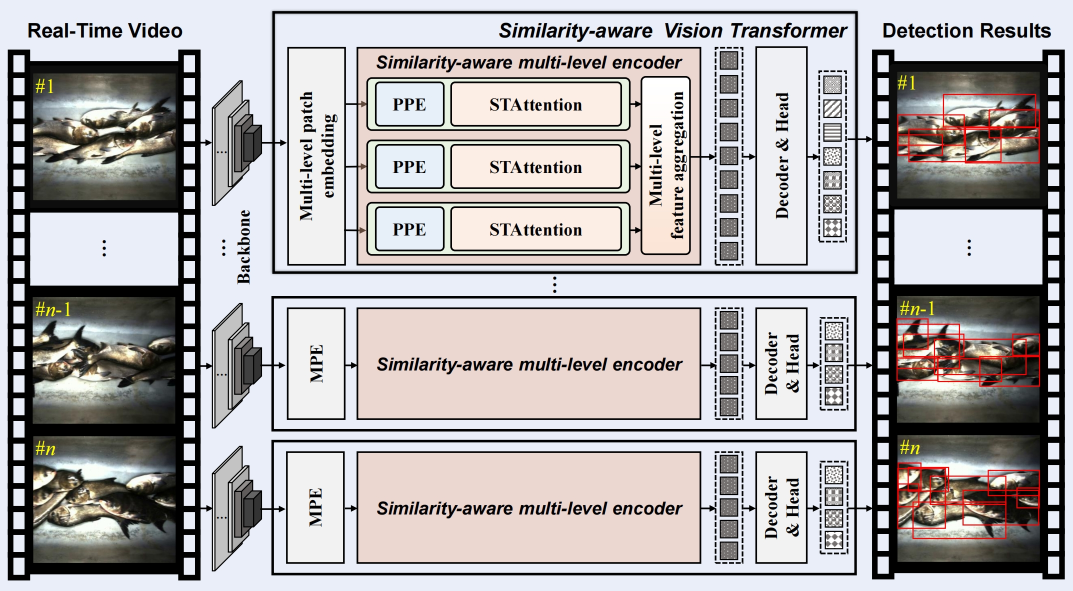
#> input picture images/1.jpg, 2145 x 1181 px (shown at 1/2 size)
$ python -i camera_motion_compensation.py   (imports and definitions only)
#> lines starting #> are read from the running program, lines starting #| are printed output that depends on the picture
#> further down, picture is the input picture: shape (1181, 2145, 3); mean B, G, R 172.2, 171.1, 174.4
import cv2
import numpy as np
import copy
import matplotlib.pyplot as plt

"""GMC Module"""
class GMC:
    def __init__(self, method='orb', downscale=2, verbose=None):
        super(GMC, self).__init__()

        self.method = method
        self.downscale = max(1, int(downscale))

        if self.method == 'orb':
            self.detector = cv2.FastFeatureDetector_create(20)
            self.extractor = cv2.ORB_create()
            self.matcher = cv2.BFMatcher(cv2.NORM_HAMMING)

        elif self.method == 'sift':
            self.detector = cv2.SIFT_create(nOctaveLayers=3, contrastThreshold=0.02, edgeThreshold=20)
            self.extractor = cv2.SIFT_create(nOctaveLayers=3, contrastThreshold=0.02, edgeThreshold=20)
            self.matcher = cv2.BFMatcher(cv2.NORM_L2)

        elif self.method == 'ecc':
            number_of_iterations = 100
            termination_eps = 1e-5
            self.warp_mode = cv2.MOTION_EUCLIDEAN
            self.criteria = (cv2.TERM_CRITERIA_EPS | cv2.TERM_CRITERIA_COUNT, number_of_iterations, termination_eps)

        elif self.method == 'file' or self.method == 'files':
            seqName = verbose[0]
            ablation = verbose[1]
            if ablation:
                filePath = r'tracker/GMC_files/MOT17_ablation'
            else:
                filePath = r'tracker/GMC_files/MOTChallenge'

            if '-FRCNN' in seqName:
                seqName = seqName[:-6]
            elif '-DPM' in seqName:
                seqName = seqName[:-4]
            elif '-SDP' in seqName:
                seqName = seqName[:-4]

            self.gmcFile = open(filePath + "/GMC-" + seqName + ".txt", 'r')

            if self.gmcFile is None:
                raise ValueError("Error: Unable to open GMC file in directory:" + filePath)
        elif self.method == 'none' or self.method == 'None':
            self.method = 'none'
        else:
            raise ValueError("Error: Unknown CMC method:" + method)

        self.prevFrame = None
        self.prevKeyPoints = None
        self.prevDescriptors = None

        self.initializedFirstFrame = False

    def apply(self, raw_frame, detections=None):
        if self.method == 'orb' or self.method == 'sift':
            return self.applyFeaures(raw_frame, detections)
        elif self.method == 'ecc':
            return self.applyEcc(raw_frame, detections)
        elif self.method == 'file':
            return self.applyFile(raw_frame, detections)
        elif self.method == 'none':
            return np.eye(2, 3)
        else:
            return np.eye(2, 3)

    # [32 lines left out: function applyEcc, not called in this run]

    def applyFeaures(self, raw_frame, detections=None):

        # Initialize
        height, width, _ = raw_frame.shape
#> height = 1181; width = 2145
        frame = cv2.cvtColor(raw_frame, cv2.COLOR_BGR2GRAY)
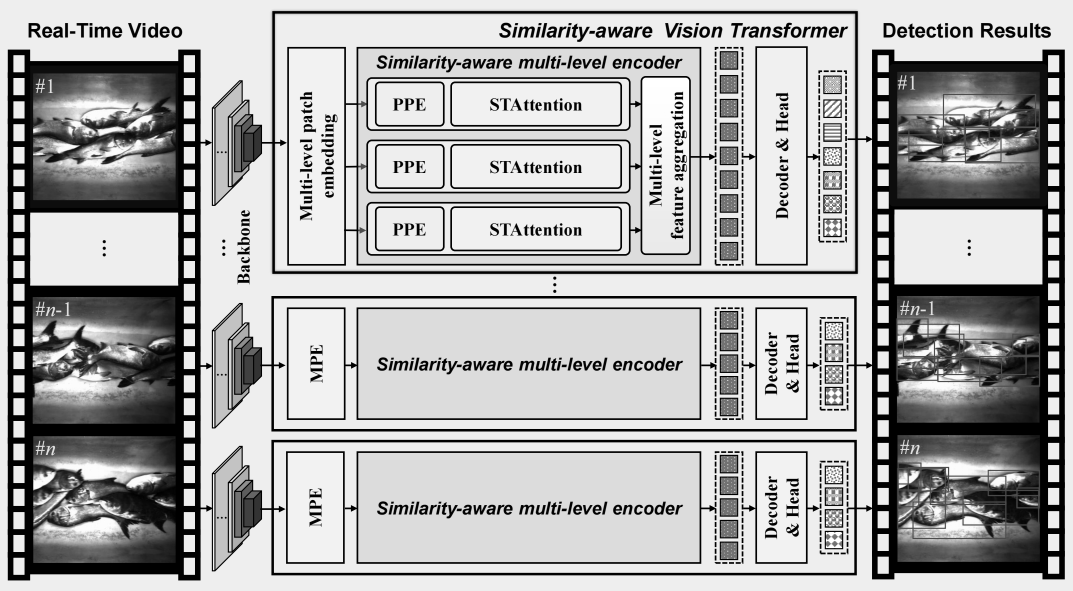
#> frame: shape (1181, 2145) (shown at 1/2 size); min 0, max 255, mean 172.2
        H = np.eye(2, 3)

        # Downscale image (TODO: consider using pyramids)
        if self.downscale > 1.0:
            # frame = cv2.GaussianBlur(frame, (3, 3), 1.5)
            frame = cv2.resize(frame, (width // self.downscale, height // self.downscale))
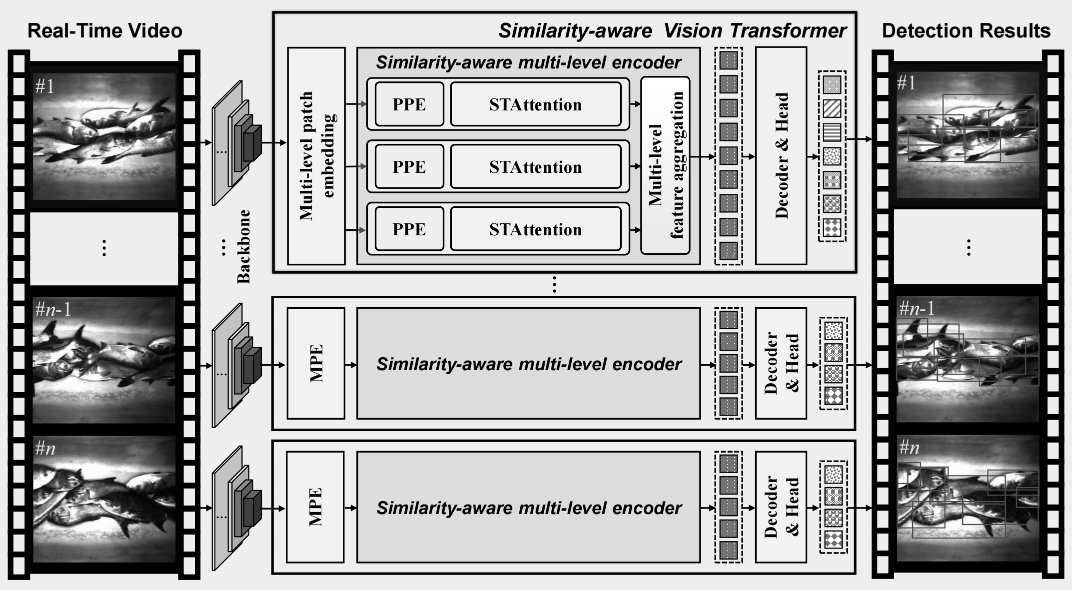
#> frame: shape (590, 1072); min 0, max 255, mean 172.3
            width = width // self.downscale
#> width = 1072
            height = height // self.downscale
#> height = 590

        # find the keypoints
        mask = np.zeros_like(frame)
        # mask[int(0.05 * height): int(0.95 * height), int(0.05 * width): int(0.95 * width)] = 255
        mask[int(0.02 * height): int(0.98 * height), int(0.02 * width): int(0.98 * width)] = 255
        if detections is not None:
            for det in detections:
                tlbr = (det[:4] / self.downscale).astype(np.int_)
                mask[tlbr[1]:tlbr[3], tlbr[0]:tlbr[2]] = 0

        keypoints = self.detector.detect(frame, mask)
#> keypoints = 5417 keypoints; strongest (x, y, size): (681, 123, 7), (675, 93, 7), (671, 112, 7), (681, 112, 7)

        # compute the descriptors
        keypoints, descriptors = self.extractor.compute(frame, keypoints)
#> keypoints = 5033 keypoints; strongest (x, y, size): (681, 123, 7), (675, 93, 7), (671, 112, 7), (681, 112, 7)

        # Handle first frame
        if not self.initializedFirstFrame:
            # Initialize data
            self.prevFrame = frame.copy()
            self.prevKeyPoints = copy.copy(keypoints)
#> self.prevKeyPoints has the same summary as keypoints
            self.prevDescriptors = copy.copy(descriptors)

            # Initialization done
            self.initializedFirstFrame = True

            return H

        # Match descriptors.
        knnMatches = self.matcher.knnMatch(self.prevDescriptors, descriptors, 2)

        # Filtered matches based on smallest spatial distance
        matches = []
        spatialDistances = []

        maxSpatialDistance = 0.25 * np.array([width, height])

        # Handle empty matches case
        if len(knnMatches) == 0:
            # Store to next iteration
            self.prevFrame = frame.copy()
            self.prevKeyPoints = copy.copy(keypoints)
            self.prevDescriptors = copy.copy(descriptors)

            return H

        for m, n in knnMatches:
            if m.distance < 0.9 * n.distance:
                prevKeyPointLocation = self.prevKeyPoints[m.queryIdx].pt
                currKeyPointLocation = keypoints[m.trainIdx].pt

                spatialDistance = (prevKeyPointLocation[0] - currKeyPointLocation[0],
                                   prevKeyPointLocation[1] - currKeyPointLocation[1])

                if (np.abs(spatialDistance[0]) < maxSpatialDistance[0]) and \
                        (np.abs(spatialDistance[1]) < maxSpatialDistance[1]):
                    spatialDistances.append(spatialDistance)
                    matches.append(m)

        meanSpatialDistances = np.mean(spatialDistances, 0)
        stdSpatialDistances = np.std(spatialDistances, 0)

        inliesrs = (spatialDistances - meanSpatialDistances) < 2.5 * stdSpatialDistances

        goodMatches = []
        prevPoints = []
        currPoints = []
        for i in range(len(matches)):
            if inliesrs[i, 0] and inliesrs[i, 1]:
                goodMatches.append(matches[i])
                prevPoints.append(self.prevKeyPoints[matches[i].queryIdx].pt)
                currPoints.append(keypoints[matches[i].trainIdx].pt)

        prevPoints = np.array(prevPoints)
        currPoints = np.array(currPoints)

        # Draw the keypoint matches on the output image
        if 0:
            matches_img = np.hstack((self.prevFrame, frame))
            matches_img = cv2.cvtColor(matches_img, cv2.COLOR_GRAY2BGR)
            W = np.size(self.prevFrame, 1)
            for m in goodMatches:
                prev_pt = np.array(self.prevKeyPoints[m.queryIdx].pt, dtype=np.int_)
                curr_pt = np.array(keypoints[m.trainIdx].pt, dtype=np.int_)
                curr_pt[0] += W
                color = np.random.randint(0, 255, (3,))
                color = (int(color[0]), int(color[1]), int(color[2]))

                matches_img = cv2.line(matches_img, prev_pt, curr_pt, tuple(color), 1, cv2.LINE_AA)
                matches_img = cv2.circle(matches_img, prev_pt, 2, tuple(color), -1)
                matches_img = cv2.circle(matches_img, curr_pt, 2, tuple(color), -1)

            plt.figure()
            plt.imshow(matches_img)
            plt.show()

        # Find rigid matrix
        if (np.size(prevPoints, 0) > 4) and (np.size(prevPoints, 0) == np.size(prevPoints, 0)):
            H, inliesrs = cv2.estimateAffinePartial2D(prevPoints, currPoints, cv2.RANSAC)

            # Handle downscale
            if self.downscale > 1.0:
                H[0, 2] *= self.downscale
                H[1, 2] *= self.downscale
        else:
            print('Warning: not enough matching points')

        # Store to next iteration
        self.prevFrame = frame.copy()
        self.prevKeyPoints = copy.copy(keypoints)
        self.prevDescriptors = copy.copy(descriptors)

        return H

    # [34 lines left out: functions applyFile, multi_gmc, not called in this run]

>>> import cv2
>>> picture = cv2.imread('../../../images/1.jpg')
>>> result = GMC().apply(picture)
#> result = [[1, 0, 0], [0, 1, 0]]
